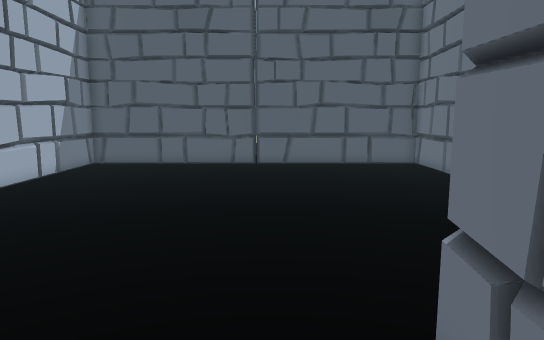
view 1 (above)

17 first-person views from a walk through a 3-D level made in the Unity game engine. The camera is 1.3 m above the floor, tilts 8° down and sees 70° across. The floor is counted in squares, 0.5 m on a side. Each view is taken from the middle of a square. On the plan, view 1 faces up. The plan holds only what a view shows up to about 20 squares ahead; the rest is blank. The place goes on beyond the plan. The player is left out.

view 2
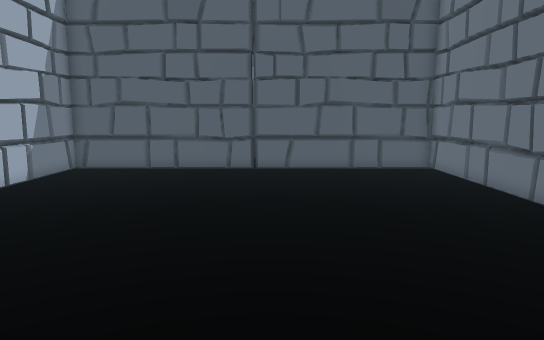

view 3
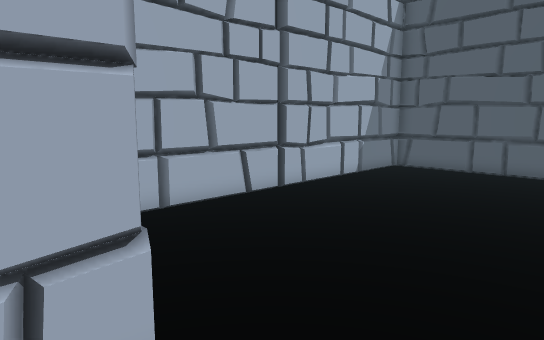

view 4
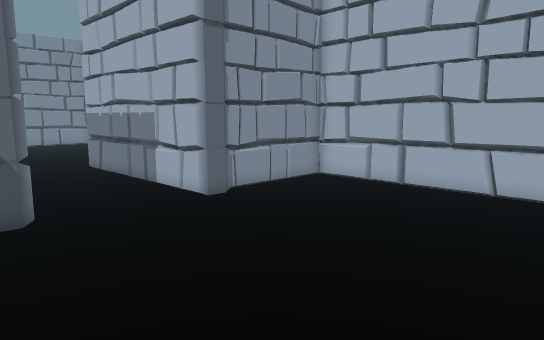

view 5
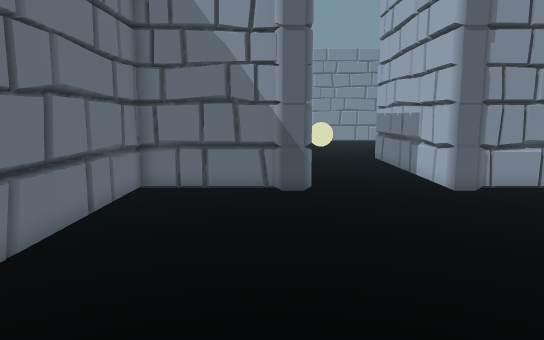

view 6
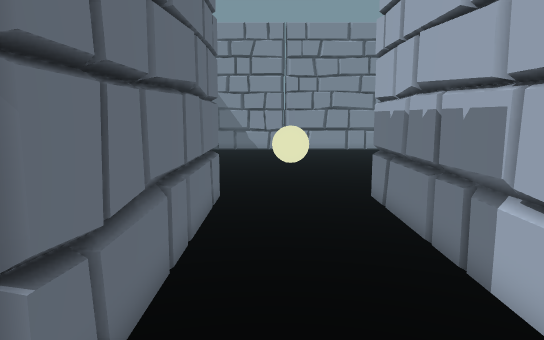

view 7
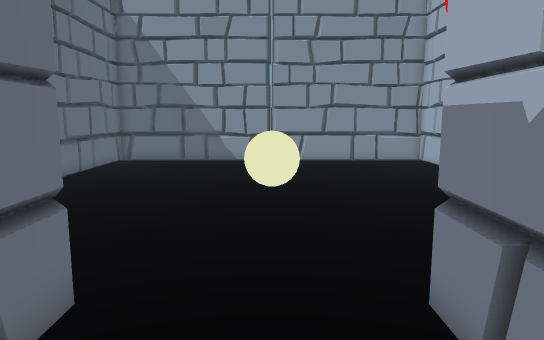

view 8
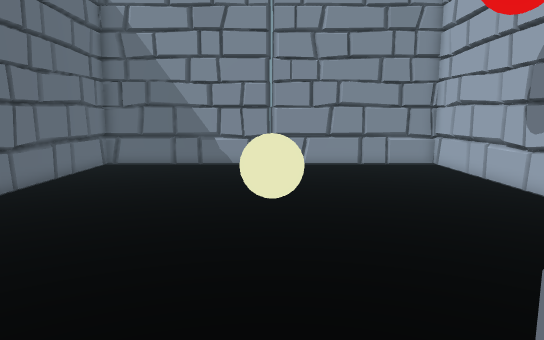

view 9
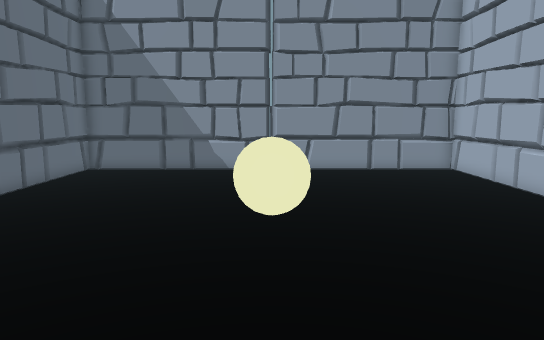

view 10
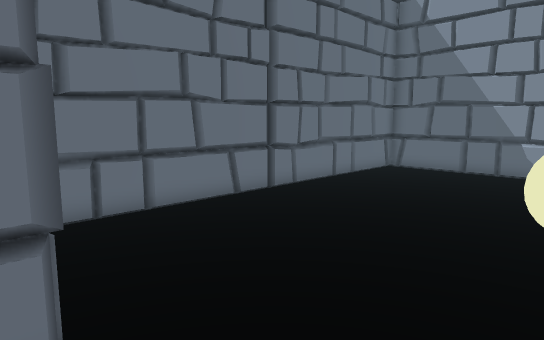

view 11
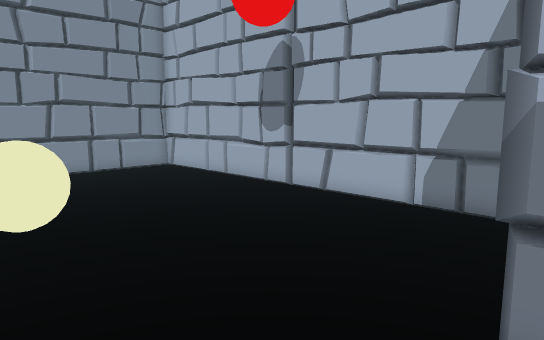

view 12
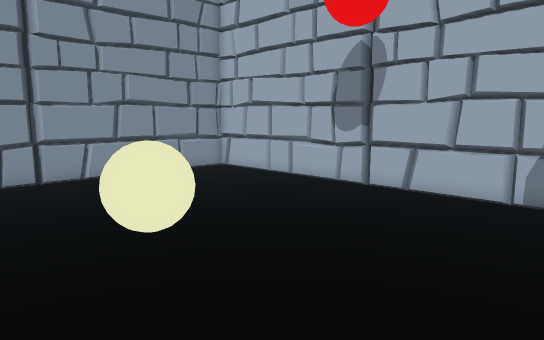

view 13
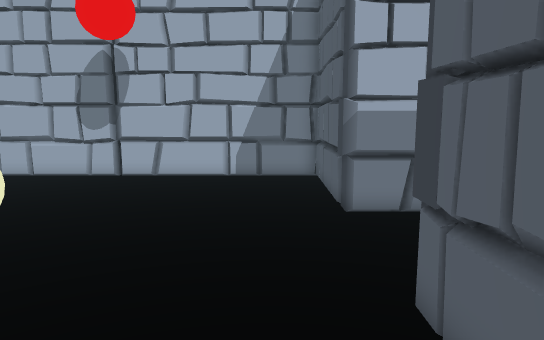

view 14
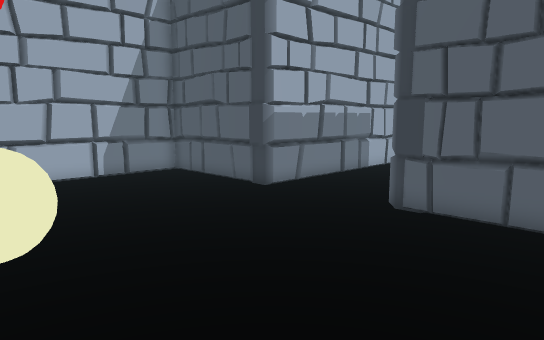

view 15
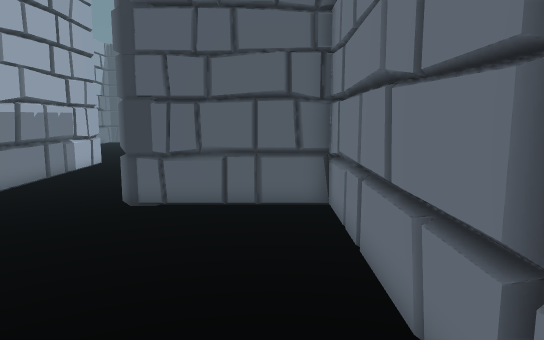

view 16
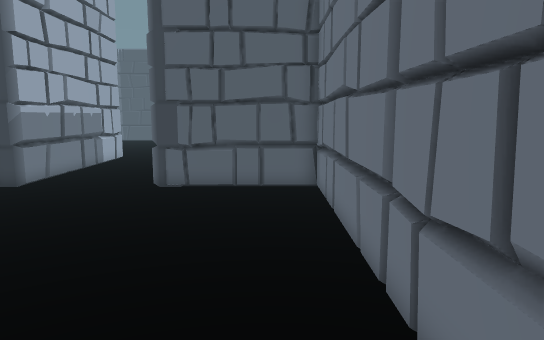

view 17
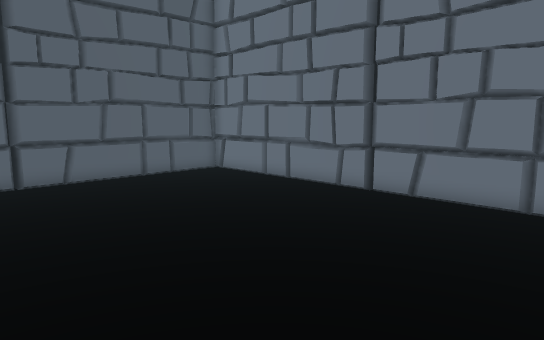

### Floor plan
Ten units are one square. View 1 is at (0, 0); x grows to the right and y downward. Boxes are objects, and circles mark ways between rooms. Rooms are numbered by the first view taken in them; rooms with no view inside come last. Other rooms are left out.
<svg viewBox="-100 -214 185 454">
<path fill="none" stroke="#000" d="M19 61 16 58 16 -34 19 -36 26 -36M-30 58 -35 61M-30 57 -34 61M79 146 76 144 76 61 20 61 16 58M80 146 76 144M80 160 75 158M-95 148 -95 232 76 232 76 147M-13 232 -9 235M-43 231 -41 234 -37 231M56 235 60 232M-33 -7 -30 -3M-78 234 -74 231M-31 -36 -31 61 -95 61 -95 145M-33 -36 -31 -34M21 61 16 59M76 102 79 98M79 130 76 126M54 59 39 59M79 94 78 77M-30 40 -34 45M79 193 78 172M17 234 27 234M-29 232 -26 235M-33 -11 -32 0M-95 -117 -95 -35 -43 -35M-6 -205 -9 -209M-6 -205 -9 -208 -12 -205M76 -120 76 -206 -95 -206 -95 -121M-41 -36 -32 -36M26 -36 29 -35 76 -35 76 -117 79 -121M-38 -208 -42 -205M23 -208 19 -205M79 -88 76 -91M-75 -208 -79 -205M79 -186 76 -190M-32 -36 -31 -36M75 -100 79 -104M12 -205 7 -209M-19 -208 -22 -205M-59 -208 -62 -205M39 -208 36 -205M-67 -33 -57 -33M55 -32 70 -33"/>
<rect x="-25" y="135" width="30" height="20" fill="#bbb"><title>ball</title></rect>
<circle cx="0" cy="-48" r="3" fill="#2a7"/>
<text x="0" y="120">1</text>
<text x="-10" y="-120">2</text>
</svg>
Room 1 opens to room 2.

Where each view was taken, in squares from view 1:
view 1: 0 up, 0 right, facing up
view 2: 2 up, 0 right, facing up
view 3: 2 up, 0 right, facing up-left
view 4: 14 up, 4 right, facing down-left
view 5: 17 up, 3 right, facing down
view 6: 6 up, 0 right, facing down
view 7: 1 down, 1 left, facing down
view 8: 3 down, 1 left, facing down
view 9: 5 down, 1 left, facing down
view 10: 5 down, 2 left, facing down-right
view 11: 5 down, 1 right, facing down-left
view 12: 7 down, 3 right, facing down-left
view 13: 8 down, 7 right, facing left
view 14: 16 down, 7 right, facing up-left
view 15: 17 down, 6 right, facing up
view 16: 20 down, 6 right, facing up
view 17: 5 up, 4 left, facing up-right
